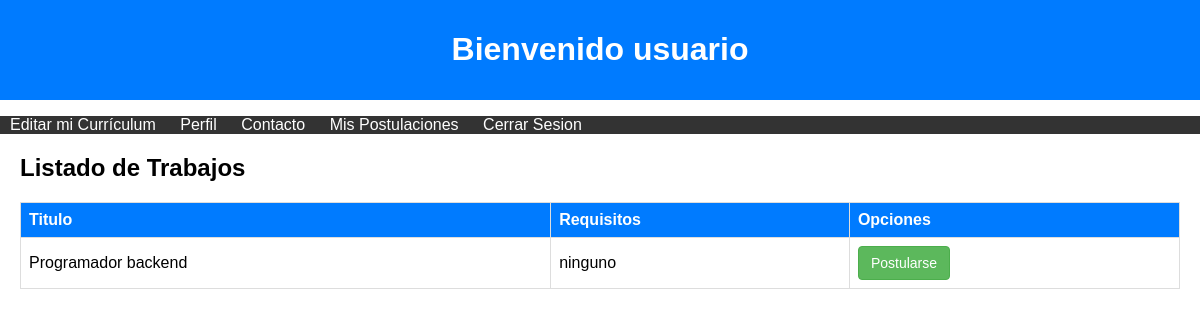
The page /vista_u_pos/ on the database as committed earlier.
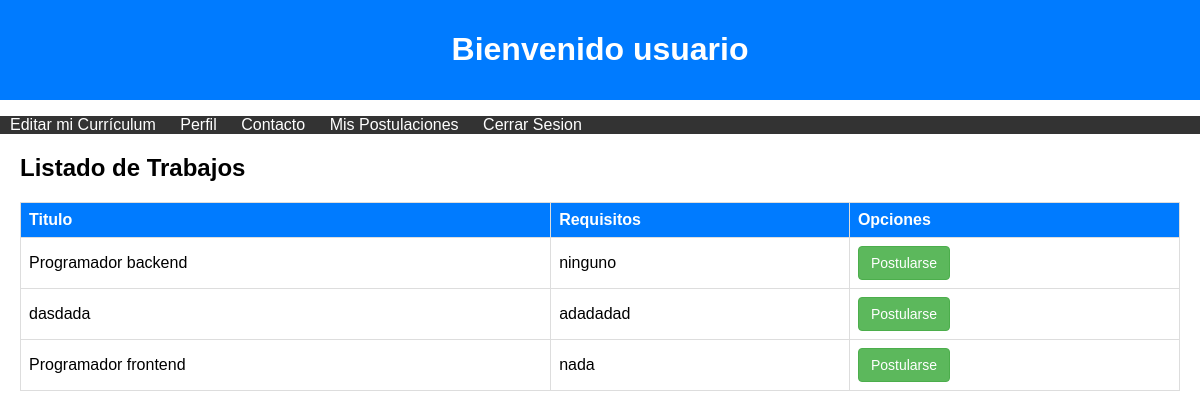
The same page on the database as committed later.
### Aplicaciones/GC/models.py (models this page shows, shortened)
class SolicitudDeReemplazo(models.Model):
    titulo = models.CharField(max_length=100)
    descripcion = models.TextField()
    requisitos = models.TextField()
    ubicacion = models.CharField(max_length=50, choices=[("iquique", "iquique"), ("alto_hospicio", "alto_hospicio")])
    sueldo = models.DecimalField(max_digits=10, decimal_places=2)
    tipo_de_trabajo = models.CharField(max_length=50, choices=[("Tiempo completo", "Tiempo completo"), ("Medio tiempo", "Medio tiempo"), ("Freelance", "Freelance"), ("Reemplazo", "Reemplazo")])
    tipo_de_contrato = models.CharField(max_length=50, choices=[("Indefinido", "Indefinido"), ("Temporal", "Temporal")])
    area_de_trabajo = models.CharField(max_length=50, choices=[("Tecnología", "Tecnología"), ("Salud", "Salud"), ("Finanzas", "Finanzas"), ("Educación", "Educación"), ("Marketing", "Marketing"), ("Ventas", "Ventas"), ("Recursos Humanos", "Recursos Humanos"), ("Ingeniería", "Ingeniería"), ("Arte y Diseño", "Arte y Diseño"), ("Legal", "Legal"), ("Medio Ambiente", "Medio Ambiente"), ("Investigación", "Investigación"), ("Servicios Sociales", "Servicios Sociales"), ("Otros", "Otros")])
    fecha_de_publicacion = models.DateField(auto_now_add=True)
    trabajo_remoto = models.BooleanField()
    fecha_limite = models.DateField()
    habilidades_requeridas = models.CharField(max_length=50, choices=[("programacion", "programacion"), ("liderazgo", "liderazgo")], default="programacion")
    experiencia_requerida = models.CharField(max_length=50, choices=[("asistente_ejecutivo", "asistente_ejecutivo"), ("coordinador_proyecto", "coordinador_proyecto"), ("gerente_de_seguridad", "gerente_de_seguridad"), ("desarrollador_backend", "desarrollador_backend"), ("desarrollador_frontend", "desarrollador_frontend"), ("desarrollador_full_stack", "desarrollador_full_stack"), ("especialista_en_recursos_humanos", "especialista_en_recursos_humanos"), ("especialista_en_ventas", "especialista_en_ventas"), ("especialista_en_soporte Técnico", "especialista_en_soporte Técnico"), ("especialista_en_logística", "especialista_en_logística"), ("analista_financiero", "analista_financiero")], default="asistente_ejecutivo")
    educacion_requerida = models.CharField(max_length=50, choices=[("basica", "basica"), ("Media", "Media"), ("Superior", "Superior")], default="basica")
    abierto = models.BooleanField(default=True)
    cve = models.ManyToManyField('Cv', related_name='solicitudes')

### Aplicaciones/GC/views.py (the view)
# urls.py: path('vista_u_pos/', views.listado_trabajos, name='vista_u_pos'),
def listado_trabajos(request):
    trabajos = SolicitudDeReemplazo.objects.all()
    return render(request, 'usuario_template.html', {'reemplazos': trabajos})

### Aplicaciones/GC/templates/usuario_template.html (shortened to what this page needs)
<!DOCTYPE html>
<html lang="es">
<head>
</head>
<body>
    <header>
        <h1>Bienvenido usuario</h1>
    </header>
    <nav>
        <ul>
            <li><a href="curriculum_reg/">Editar mi Currículum</a></li>
            <li><a href="#">Perfil</a></li>
            <li><a href="#">Contacto</a></li>
            <li><a href="listado_postulaciones/">Mis Postulaciones</a></li>
            <li><a href="/">Cerrar Sesion</a></li>
        </ul>
    </nav>
    <div class="listado-trabajos">
        <h2>Listado de Trabajos</h2>
        <div class="table-responsive py-2">
            <table class="table table-striped">
                <thead>
                    <tr>
                        <th>Titulo</th>
                        <th>Requisitos</th>
                        <th colspan="2">Opciones</th>
                    </tr>
                </thead>
                <tbody>
                    {% for r in reemplazos %}
                        <tr>
                            <td>{{ r.titulo }}</td>
                            <td>{{ r.requisitos }}</td>
                            <td>
                                {% if r.abierto %}
                                    <form method="post" action="{% url 'postulacion_exitosa' %}">
                                        <button type="submit" class="btn btn-postularse btn-success">Postularse</button>
                                    </form>
                                {% else %}
                                    <span class="text-muted">Postulaciones cerradas</span>
                                {% endif %}
                            </td>
                        </tr>
                    {% endfor %}
                </tbody>
            </table>
        </div>
    </div>
</body>
</html>

Rows that differ between the two databases and show on the page:
added SolicitudDeReemplazo: titulo "dasdada", requisitos "adadadad", abierto "Postularse"
added SolicitudDeReemplazo: titulo "Programador frontend", requisitos "nada", abierto "Postularse"
